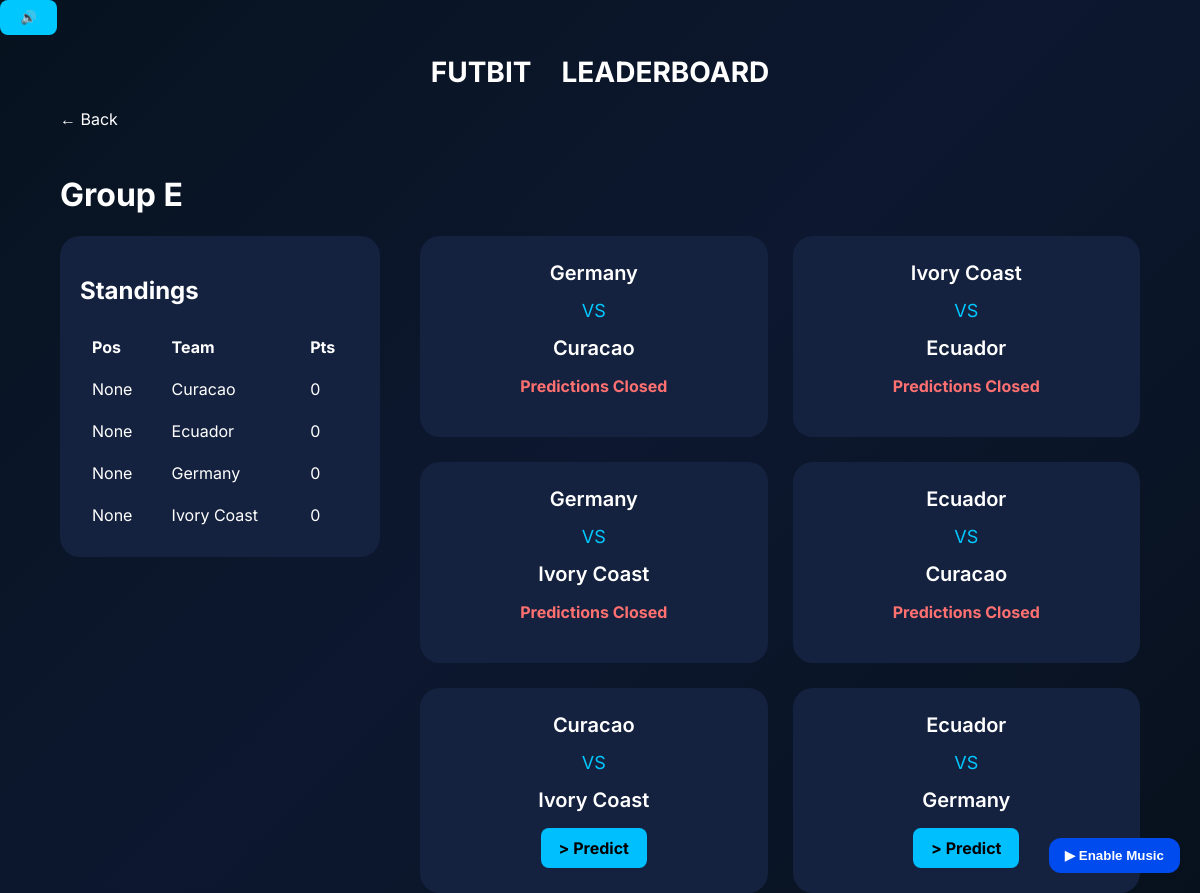
/group/E, run on the app's committed database.
### tables this page shows
CREATE TABLE standings (
            id INTEGER PRIMARY KEY AUTOINCREMENT,
            group_name TEXT,
            team TEXT,
            played INTEGER DEFAULT 0,
            wins INTEGER DEFAULT 0,
            draws INTEGER DEFAULT 0,
            losses INTEGER DEFAULT 0,
            gf INTEGER DEFAULT 0,
            ga INTEGER DEFAULT 0,
            gd INTEGER DEFAULT 0,
            points INTEGER DEFAULT 0,
            position integer,
            UNIQUE(group_name, team)
        );

CREATE TABLE matches (
            id INTEGER PRIMARY KEY,
            team1 TEXT,
            team2 TEXT,
            group_name TEXT,
            stage TEXT,
            match_number INTEGER,
            kickoff DATETIME,
            score1 INTEGER,
            score2 INTEGER,
            status TEXT,
            processed INTEGER DEFAULT 0
        );

### app.py (the view)
@app.route("/group/<group_name>")
def group(group_name):
    matches = get_matches_by_group(group_name)
    standings = get_standings(group_name)
    predictions = {}
    prediction_visibility = {}
    for match in matches:
        preds = get_match_predictions(match["id"])
        if prediction_closed(match["id"]):
            preds.sort(key=lambda p: (-p["points_awarded"], p["submitted_at"]))
        else:
            preds.sort(key=lambda p: p["submitted_at"])
        prediction_visibility[match["id"]] = preds
    if "user_id" in session:
        for match in matches:
            pred = get_prediction(session["user_id"], match["id"])
            predictions[match["id"]] = pred
    return render_template(
        "group.html",
        group_name=group_name,
        matches=matches,
        standings=standings,
        predictions=predictions,
        prediction_visibility=prediction_visibility,
        predict_match=request.args.get("predict", type=int),
    )

### helpers.py (called while the page is built)
def get_connection():
    conn = sqlite3.connect(DB_PATH)
    conn.row_factory = sqlite3.Row
    conn.execute("PRAGMA foreign_keys = ON")
    return conn

def get_matches_by_group(group_name):
    conn = get_connection()
    matches = conn.execute(
        """
        SELECT *
        FROM matches
        WHERE group_name=?
        ORDER BY kickoff
        """,
        (group_name,),
    ).fetchall()
    conn.close()
    return matches

def get_standings(group_name):
    conn = get_connection()
    standings = conn.execute(
        """
        SELECT *
        FROM standings
        WHERE group_name=?
        ORDER BY
            position ASC
        """,
        (group_name,),
    ).fetchall()
    conn.close()
    return standings

def get_match(match_id):
    conn = get_connection()
    match = conn.execute(
        """
        SELECT *

        FROM matches

        WHERE id = ?

        """,
        (match_id,),
    ).fetchone()
    conn.close()
    return match

def prediction_closed(match_id):
    match = get_match(match_id)
    kickoff = datetime.fromisoformat(match["kickoff"])
    lock_time = kickoff - timedelta(minutes=20)
    now = datetime.now(kickoff.tzinfo)
    return now >= lock_time

def get_match_predictions(match_id):
    conn = get_connection()
    predictions = conn.execute(
        """

        SELECT

        users.username,

        predictions.pred1,

        predictions.pred2,

        predictions.points_awarded,

        predictions.submitted_at


        FROM predictions


        JOIN users


        ON users.id = predictions.user_id


        WHERE match_id = ?

        """,
        (match_id,),
    ).fetchall()
    conn.close()
    return predictions

### templates/group.html (shortened to what this page needs)
{% extends "base.html" %} {% block content %}
<a href="{{url_for('home')}}" class="back"> ← Back </a>
<h1>Group {{group_name}}</h1>
<div class="group-layout">
  <div class="standings-card">
    <h2>Standings</h2>
    <table>
      <tr>
        <th>Pos</th>
        <th>Team</th>
        <th>Pts</th>
      </tr>
      {% for team in standings %}
      <tr>
        <td>{{team["position"]}}</td>
        <td>{{team["team"]}}</td>
        <td>{{team["points"]}}</td>
      </tr>
      {% endfor %}
    </table>
  </div>
  <div class="matches-section">
    {% for match in matches %}
    <div class="match-card" id="match-{{match['id']}}">
      <div class="team">{{match["team1"]}}</div>
      <div class="vs">VS</div>
      <div class="team">{{match["team2"]}}</div>
      {% set prediction = predictions.get(match["id"]) %} {% if
      prediction_closed(match["id"]) %}
      <p class="closed-text">Predictions Closed</p>
      {% else %} {% if predict_match == match["id"] %}
      <form
        method="POST"
        action="{{ url_for('predict', match_id=match['id']) }}"
        class="prediction-form"
      >
        <input type="hidden" name="group_name" value="{{group_name}}" />
        <input
          type="number"
          name="pred1"
          min="0"
          max="20"
          required
          value="{{ prediction['pred1'] if prediction else '' }}"
        />
        -
        <input
          type="number"
          name="pred2"
          min="0"
          max="20"
          required
          value="{{ prediction['pred2'] if prediction else '' }}"
        />
        <button>
          {{ "Update Prediction" if prediction else "Save Prediction" }}
        </button>
      </form>
      {% else %}
      <a
        href="{{url_for('group',group_name=group_name)}}?predict={{match['id']}}#match-{{match['id']}}"
        class="predict-button"
      >
        > Predict
      </a>
      {% endif %} {% endif %} {% set preds =
      prediction_visibility.get(match["id"], []) %}
    </div>
    {% endfor %}
  </div>
</div>
{% endblock %}

### static/style.css (style rules this page uses)
html { scroll-behavior: smooth; }
body { font-family: Inter, sans-serif; background: linear-gradient(135deg, #07121f, #0d1830, #07111d); min-height: 100vh; margin: 0; padding: 0; color: white; }
.group-layout { display: grid; grid-template-columns: 320px 1fr; gap: 40px; }
.standings-card { background: #15223f; padding: 20px; border-radius: 20px; align-self: start; position: sticky; top: 20px; }
table { width: 100%; }
th { text-align: left; padding: 10px; }
td { padding: 10px; }
.matches-section { display: grid; grid-template-columns: repeat(auto-fit, minmax(260px, 1fr)); gap: 25px; }
.match-card { background: #15223f; padding: 25px; border-radius: 20px; text-align: center; transition: 0.25s; }
.team { font-size: 20px; font-weight: 600; }
.vs { margin: 15px 0; font-size: 18px; color: #00c8ff; }
.back { display: inline-block; margin-bottom: 25px; color: white; text-decoration: none; }
.predict-button { display: inline-block; padding: 10px 18px; border-radius: 8px; background: #00bfff; text-decoration: none; color: black; font-weight: bold; }
.closed-text { color: #ff7070; font-weight: bold; margin-top: 15px; }

### data on the page
standings: position "None", team "Curacao", points "0"
standings: position "None", team "Ecuador", points "0"
standings: position "None", team "Germany", points "0"
standings: position "None", team "Ivory Coast", points "0"
matches: team1 "Germany", team2 "Curacao", shows "Predictions Closed"
matches: team1 "Ivory Coast", team2 "Ecuador", shows "Predictions Closed"
matches: team1 "Germany", team2 "Ivory Coast", shows "Predictions Closed"
matches: team1 "Ecuador", team2 "Curacao", shows "Predictions Closed"
matches: team1 "Curacao", team2 "Ivory Coast"
matches: team1 "Ecuador", team2 "Germany"

### other printed values
{{ group_name }} "E"
